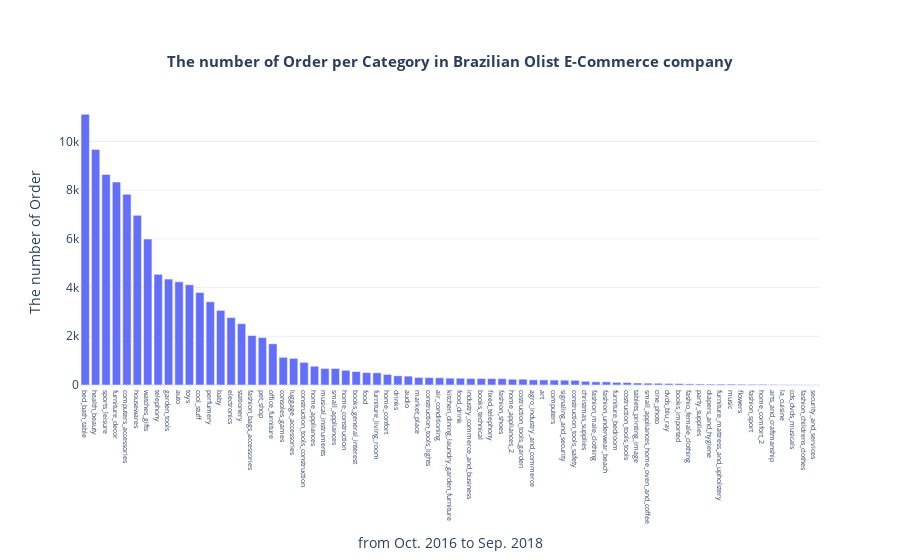

Notebook cell for this chart:
### Code cell
import plotly.graph_objects as go

fig = go.Figure()
fig.add_trace(
    go.Bar(
        x=products_category_order.index, 
        y=products_category_order['order_count']
    )
)
fig.update_layout(
    {
        "title": {
            "text": "<b>The number of Order per Category in Brazilian Olist E-Commerce company</b>",
            "x": 0.5,
            "y": 0.9,
            "font": {
                "size": 15
            }
        },
        "xaxis": {
            "title": "from Oct. 2016 to Sep. 2018",
            "showticklabels":True,
            "tickfont": {
                "size": 7                
            }
        },
        "yaxis": {
            "title": "The number of Order"
        },
        "template":'plotly_white'
    }
)
fig.show()

### Figure 1 — Plotly figure (JSON) as saved in the notebook; plotly's stock layout.template omitted (floating-point values rounded to 4 significant figures)
{"data": [{"type": "bar", "x": ["bed_bath_table", "health_beauty", "sports_leisure", "furniture_decor", "computers_accessories", "housewares", "watches_gifts", "telephony", "garden_tools", "auto", "toys", "cool_stuff", "perfumery", "baby", "electronics", "stationery", "fashion_bags_accessories", "pet_shop", "office_furniture", "consoles_games", "luggage_accessories", "construction_tools_construction", "home_appliances", "musical_instruments", "small_appliances", "home_construction", "books_general_interest", "food", "furniture_living_room", "home_confort", "drinks", "audio", "market_place", "construction_tools_lights", "air_conditioning", "kitchen_dining_laundry_garden_furniture", "food_drink", "industry_commerce_and_business", "books_technical", "fixed_telephony", "fashion_shoes", "home_appliances_2", "costruction_tools_garden", "agro_industry_and_commerce", "art", "computers", "signaling_and_security", "construction_tools_safety", "christmas_supplies", "fashion_male_clothing", "fashion_underwear_beach", "furniture_bedroom", "costruction_tools_tools", "tablets_printing_image", "small_appliances_home_oven_and_coffee", "cine_photo", "dvds_blu_ray", "books_imported", "fashio_female_clothing", "party_supplies", "diapers_and_hygiene", "furniture_mattress_and_upholstery", "music", "flowers", "fashion_sport", "home_comfort_2", "arts_and_craftmanship", "la_cuisine", "cds_dvds_musicals", "fashion_childrens_clothes", "security_and_services"], "y": [11115, 9670, 8641, 8334, 7827, 6964, 5991, 4545, 4347, 4235, 4117, 3796, 3419, 3065, 2767, 2517, 2031, 1947, 1691, 1137, 1092, 929, 771, 680, 679, 604, 553, 510, 503, 434, 379, 364, 311, 304, 297, 281, 278, 268, 267, 264, 262, 238, 238, 212, 209, 203, 199, 194, 153, 132, 131, 109, 103, 83, 76, 72, 64, 60, 48, 43, 39, 38, 38, 33, 30, 30, 24, 14, 14, 8, 2]}], "layout": {"title": {"font": {"size": 15}, "text": "<b>The number of Order per Category in Brazilian Olist E-Commerce company</b>", "x": 0.5, "y": 0.9}, "xaxis": {"showticklabels": true, "tickfont": {"size": 7}, "title": {"text": "from Oct. 2016 to Sep. 2018"}}, "yaxis": {"title": {"text": "The number of Order"}}}}
